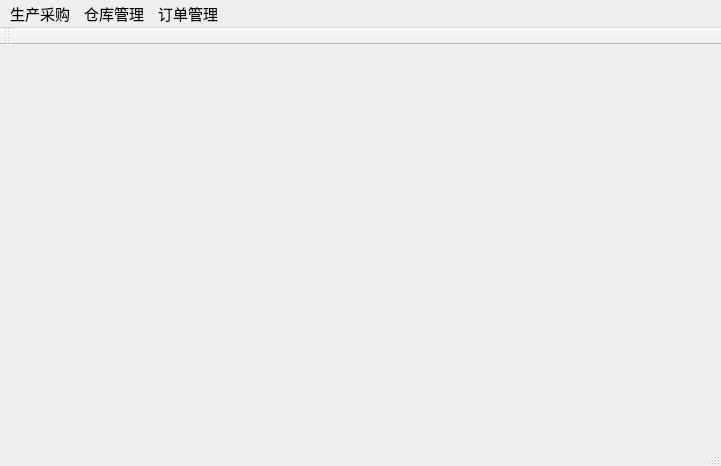
<?xml version="1.0" encoding="UTF-8"?>
<ui version="4.0">
 <class>MainWindow</class>
 <widget class="QMainWindow" name="MainWindow">
  <property name="geometry">
   <rect>
    <x>0</x>
    <y>0</y>
    <width>721</width>
    <height>466</height>
   </rect>
  </property>
  <property name="windowTitle">
   <string>图雨erp</string>
  </property>
  <widget class="QWidget" name="centralWidget"/>
  <widget class="QMenuBar" name="menuBar">
   <property name="geometry">
    <rect>
     <x>0</x>
     <y>0</y>
     <width>721</width>
     <height>26</height>
    </rect>
   </property>
   <property name="font">
    <font>
     <pointsize>11</pointsize>
    </font>
   </property>
   <widget class="QMenu" name="menu">
    <property name="font">
     <font>
      <pointsize>11</pointsize>
     </font>
    </property>
    <property name="title">
     <string>生产采购</string>
    </property>
   </widget>
   <widget class="QMenu" name="menu_cangku">
    <property name="font">
     <font>
      <pointsize>11</pointsize>
     </font>
    </property>
    <property name="title">
     <string>仓库管理</string>
    </property>
   </widget>
   <widget class="QMenu" name="menu_dingdan">
    <property name="title">
     <string>订单管理</string>
    </property>
   </widget>
   <addaction name="menu"/>
   <addaction name="menu_cangku"/>
   <addaction name="menu_dingdan"/>
  </widget>
  <widget class="QStatusBar" name="statusBar"/>
  <widget class="QToolBar" name="toolBar">
   <property name="font">
    <font>
     <family>Agency FB</family>
     <pointsize>12</pointsize>
    </font>
   </property>
   <property name="windowTitle">
    <string>toolBar</string>
   </property>
   <attribute name="toolBarArea">
    <enum>TopToolBarArea</enum>
   </attribute>
   <attribute name="toolBarBreak">
    <bool>false</bool>
   </attribute>
  </widget>
 </widget>
 <layoutdefault spacing="6" margin="11"/>
 <resources/>
 <connections/>
</ui>
